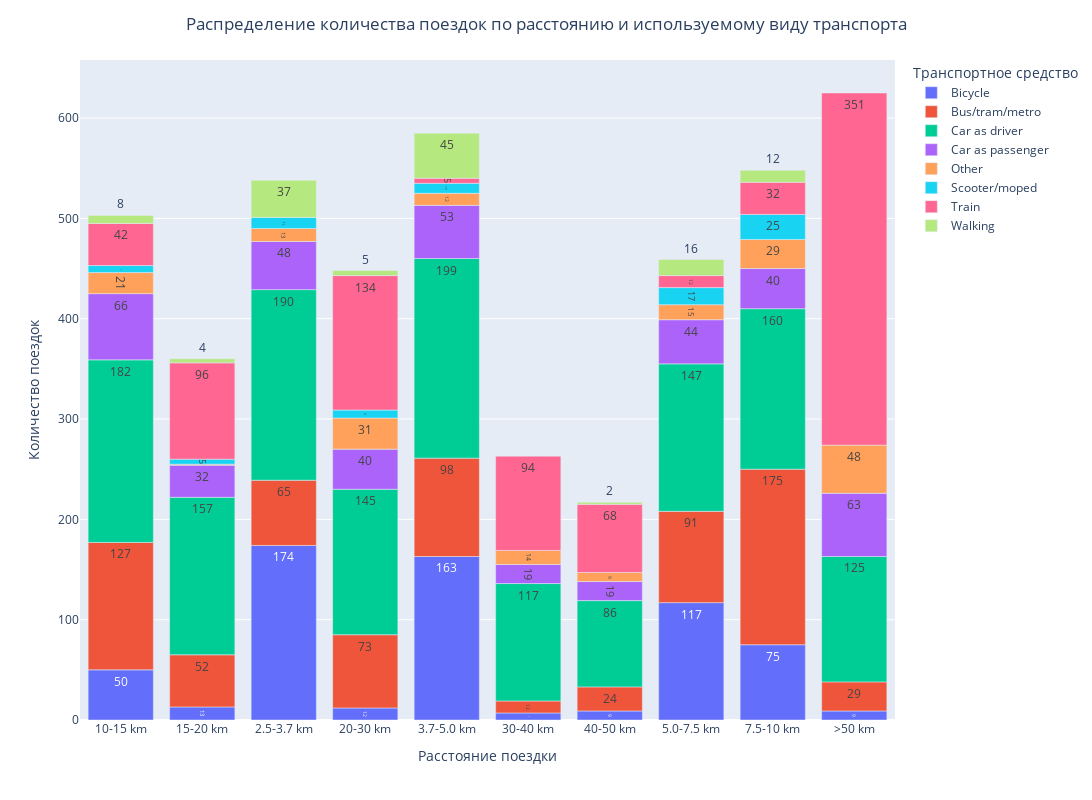

This figure's notebook cell:
### Markdown cell above
### График 2 (Основные характеристики поездок)

### Code cell
df1 = df_map.groupby(['KAFSTV', 'KHVM']).size().reset_index().rename(columns = {'KAFSTV': 'Расстояние поездки', 0: 'Количество поездок', 'KHVM': 'Транспортное средство'})
print(df1)

fig1 = px.bar(df1, 
              x='Расстояние поездки', 
              y = 'Количество поездок',
              color='Транспортное средство', 
              text_auto=True,
              width=1200,
              height=800)
fig1.update_layout(title = {'text': 'Распределение количества поездок по расстоянию и используемому виду транспорта', 'x': 0.5})
fig1.show()

### Figure 1 — Plotly figure (JSON) as saved in the notebook; plotly's stock layout.template omitted (floating-point values rounded to 4 significant figures)
{"data": [{"hovertemplate": "Транспортное средство=Bicycle<br>Расстояние поездки=%{x}<br>Количество поездок=%{y}<extra></extra>", "legendgroup": "Bicycle", "marker": {"color": "#636efa", "pattern": {"shape": ""}}, "name": "Bicycle", "orientation": "v", "showlegend": true, "textposition": "auto", "texttemplate": "%{y}", "type": "bar", "x": ["10-15 km", "15-20 km", "2.5-3.7 km", "20-30 km", "3.7-5.0 km", "30-40 km", "40-50 km", "5.0-7.5 km", "7.5-10 km", ">50 km"], "xaxis": "x", "y": [50, 13, 174, 12, 163, 7, 9, 117, 75, 9], "yaxis": "y"}, {"hovertemplate": "Транспортное средство=Bus/tram/metro<br>Расстояние поездки=%{x}<br>Количество поездок=%{y}<extra></extra>", "legendgroup": "Bus/tram/metro", "marker": {"color": "#EF553B", "pattern": {"shape": ""}}, "name": "Bus/tram/metro", "orientation": "v", "showlegend": true, "textposition": "auto", "texttemplate": "%{y}", "type": "bar", "x": ["10-15 km", "15-20 km", "2.5-3.7 km", "20-30 km", "3.7-5.0 km", "30-40 km", "40-50 km", "5.0-7.5 km", "7.5-10 km", ">50 km"], "xaxis": "x", "y": [127, 52, 65, 73, 98, 12, 24, 91, 175, 29], "yaxis": "y"}, {"hovertemplate": "Транспортное средство=Car as driver<br>Расстояние поездки=%{x}<br>Количество поездок=%{y}<extra></extra>", "legendgroup": "Car as driver", "marker": {"color": "#00cc96", "pattern": {"shape": ""}}, "name": "Car as driver", "orientation": "v", "showlegend": true, "textposition": "auto", "texttemplate": "%{y}", "type": "bar", "x": ["10-15 km", "15-20 km", "2.5-3.7 km", "20-30 km", "3.7-5.0 km", "30-40 km", "40-50 km", "5.0-7.5 km", "7.5-10 km", ">50 km"], "xaxis": "x", "y": [182, 157, 190, 145, 199, 117, 86, 147, 160, 125], "yaxis": "y"}, {"hovertemplate": "Транспортное средство=Car as passenger<br>Расстояние поездки=%{x}<br>Количество поездок=%{y}<extra></extra>", "legendgroup": "Car as passenger", "marker": {"color": "#ab63fa", "pattern": {"shape": ""}}, "name": "Car as passenger", "orientation": "v", "showlegend": true, "textposition": "auto", "texttemplate": "%{y}", "type": "bar", "x": ["10-15 km", "15-20 km", "2.5-3.7 km", "20-30 km", "3.7-5.0 km", "30-40 km", "40-50 km", "5.0-7.5 km", "7.5-10 km", ">50 km"], "xaxis": "x", "y": [66, 32, 48, 40, 53, 19, 19, 44, 40, 63], "yaxis": "y"}, {"hovertemplate": "Транспортное средство=Other<br>Расстояние поездки=%{x}<br>Количество поездок=%{y}<extra></extra>", "legendgroup": "Other", "marker": {"color": "#FFA15A", "pattern": {"shape": ""}}, "name": "Other", "orientation": "v", "showlegend": true, "textposition": "auto", "texttemplate": "%{y}", "type": "bar", "x": ["10-15 km", "15-20 km", "2.5-3.7 km", "20-30 km", "3.7-5.0 km", "30-40 km", "40-50 km", "5.0-7.5 km", "7.5-10 km", ">50 km"], "xaxis": "x", "y": [21, 1, 13, 31, 12, 14, 9, 15, 29, 48], "yaxis": "y"}, {"hovertemplate": "Транспортное средство=Scooter/moped<br>Расстояние поездки=%{x}<br>Количество поездок=%{y}<extra></extra>", "legendgroup": "Scooter/moped", "marker": {"color": "#19d3f3", "pattern": {"shape": ""}}, "name": "Scooter/moped", "orientation": "v", "showlegend": true, "textposition": "auto", "texttemplate": "%{y}", "type": "bar", "x": ["10-15 km", "15-20 km", "2.5-3.7 km", "20-30 km", "3.7-5.0 km", "5.0-7.5 km", "7.5-10 km"], "xaxis": "x", "y": [7, 5, 11, 8, 10, 17, 25], "yaxis": "y"}, {"hovertemplate": "Транспортное средство=Train<br>Расстояние поездки=%{x}<br>Количество поездок=%{y}<extra></extra>", "legendgroup": "Train", "marker": {"color": "#FF6692", "pattern": {"shape": ""}}, "name": "Train", "orientation": "v", "showlegend": true, "textposition": "auto", "texttemplate": "%{y}", "type": "bar", "x": ["10-15 km", "15-20 km", "20-30 km", "3.7-5.0 km", "30-40 km", "40-50 km", "5.0-7.5 km", "7.5-10 km", ">50 km"], "xaxis": "x", "y": [42, 96, 134, 5, 94, 68, 12, 32, 351], "yaxis": "y"}, {"hovertemplate": "Транспортное средство=Walking<br>Расстояние поездки=%{x}<br>Количество поездок=%{y}<extra></extra>", "legendgroup": "Walking", "marker": {"color": "#B6E880", "pattern": {"shape": ""}}, "name": "Walking", "orientation": "v", "showlegend": true, "textposition": "auto", "texttemplate": "%{y}", "type": "bar", "x": ["10-15 km", "15-20 km", "2.5-3.7 km", "20-30 km", "3.7-5.0 km", "40-50 km", "5.0-7.5 km", "7.5-10 km"], "xaxis": "x", "y": [8, 4, 37, 5, 45, 2, 16, 12], "yaxis": "y"}], "layout": {"barmode": "relative", "height": 800, "legend": {"title": {"text": "Транспортное средство"}, "tracegroupgap": 0}, "margin": {"t": 60}, "title": {"text": "Распределение количества поездок по расстоянию и используемому виду транспорта", "x": 0.5}, "width": 1200, "xaxis": {"anchor": "y", "domain": [0, 1], "title": {"text": "Расстояние поездки"}}, "yaxis": {"anchor": "x", "domain": [0, 1], "title": {"text": "Количество поездок"}}}}
